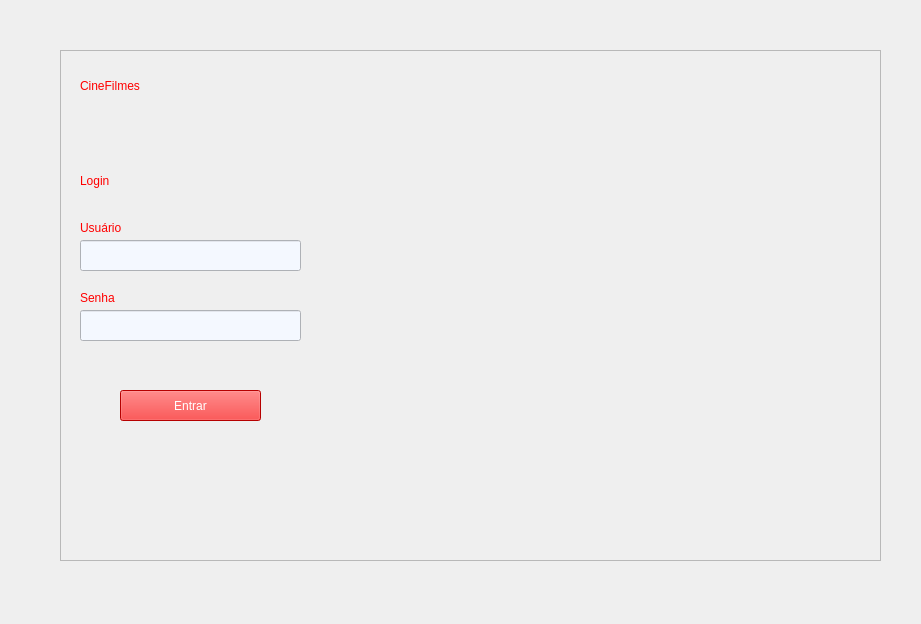
<?xml version="1.0" encoding="UTF-8"?>
<ui version="4.0">
 <class>Login</class>
 <widget class="QMainWindow" name="Login">
  <property name="geometry">
   <rect>
    <x>0</x>
    <y>0</y>
    <width>921</width>
    <height>624</height>
   </rect>
  </property>
  <property name="windowTitle">
   <string>MainWindow</string>
  </property>
  <widget class="QWidget" name="centralwidget">
   <widget class="QFrame" name="telaLogin">
    <property name="geometry">
     <rect>
      <x>60</x>
      <y>50</y>
      <width>821</width>
      <height>511</height>
     </rect>
    </property>
    <property name="frameShape">
     <enum>QFrame::Shape::StyledPanel</enum>
    </property>
    <property name="frameShadow">
     <enum>QFrame::Shadow::Raised</enum>
    </property>
    <widget class="QLabel" name="txt_CineFilmes">
     <property name="geometry">
      <rect>
       <x>20</x>
       <y>20</y>
       <width>161</width>
       <height>31</height>
      </rect>
     </property>
     <property name="styleSheet">
      <string notr="true">font: 22pt &quot;Segoe UI&quot;;
border-top-color: rgb(255, 255, 255);
border-color: rgb(255, 255, 255);
color: rgb(255, 0, 0);</string>
     </property>
     <property name="text">
      <string>CineFilmes</string>
     </property>
    </widget>
    <widget class="QLabel" name="txt_Login">
     <property name="geometry">
      <rect>
       <x>20</x>
       <y>110</y>
       <width>121</width>
       <height>41</height>
      </rect>
     </property>
     <property name="styleSheet">
      <string notr="true">color: rgb(255, 0, 0);
font: 22pt &quot;Segoe UI&quot;;</string>
     </property>
     <property name="text">
      <string>Login</string>
     </property>
    </widget>
    <widget class="QLabel" name="txt_Usuario">
     <property name="geometry">
      <rect>
       <x>20</x>
       <y>170</y>
       <width>49</width>
       <height>16</height>
      </rect>
     </property>
     <property name="styleSheet">
      <string notr="true">color: rgb(255, 0, 0);</string>
     </property>
     <property name="text">
      <string>Usuário</string>
     </property>
    </widget>
    <widget class="QLabel" name="txt_Senha">
     <property name="geometry">
      <rect>
       <x>20</x>
       <y>240</y>
       <width>49</width>
       <height>16</height>
      </rect>
     </property>
     <property name="styleSheet">
      <string notr="true">color: rgb(255, 0, 0);</string>
     </property>
     <property name="text">
      <string>Senha</string>
     </property>
    </widget>
    <widget class="QPushButton" name="btn_Entrar">
     <property name="geometry">
      <rect>
       <x>60</x>
       <y>340</y>
       <width>141</width>
       <height>31</height>
      </rect>
     </property>
     <property name="styleSheet">
      <string notr="true">background-color: rgb(255, 0, 0);
color: rgb(255, 255, 255);</string>
     </property>
     <property name="text">
      <string>Entrar</string>
     </property>
    </widget>
    <widget class="QLineEdit" name="btn_Usuario">
     <property name="geometry">
      <rect>
       <x>20</x>
       <y>190</y>
       <width>221</width>
       <height>31</height>
      </rect>
     </property>
     <property name="styleSheet">
      <string notr="true">background-color: rgb(244, 248, 255);</string>
     </property>
     <property name="text">
      <string/>
     </property>
    </widget>
    <widget class="QLineEdit" name="btn_Senha">
     <property name="geometry">
      <rect>
       <x>20</x>
       <y>260</y>
       <width>221</width>
       <height>31</height>
      </rect>
     </property>
     <property name="styleSheet">
      <string notr="true">background-color: rgb(244, 248, 255);</string>
     </property>
     <property name="text">
      <string/>
     </property>
     <property name="echoMode">
      <enum>QLineEdit::EchoMode::Password</enum>
     </property>
    </widget>
   </widget>
   <widget class="QLabel" name="img">
    <property name="geometry">
     <rect>
      <x>60</x>
      <y>50</y>
      <width>821</width>
      <height>511</height>
     </rect>
    </property>
    <property name="text">
     <string/>
    </property>
    <property name="pixmap">
     <pixmap resource="fotos.qrc">:/img/icon/marvel.jpg</pixmap>
    </property>
    <property name="scaledContents">
     <bool>true</bool>
    </property>
   </widget>
   <zorder>img</zorder>
   <zorder>telaLogin</zorder>
  </widget>
 </widget>
 <resources>
  <include location="fotos.qrc"/>
 </resources>
 <connections/>
</ui>
